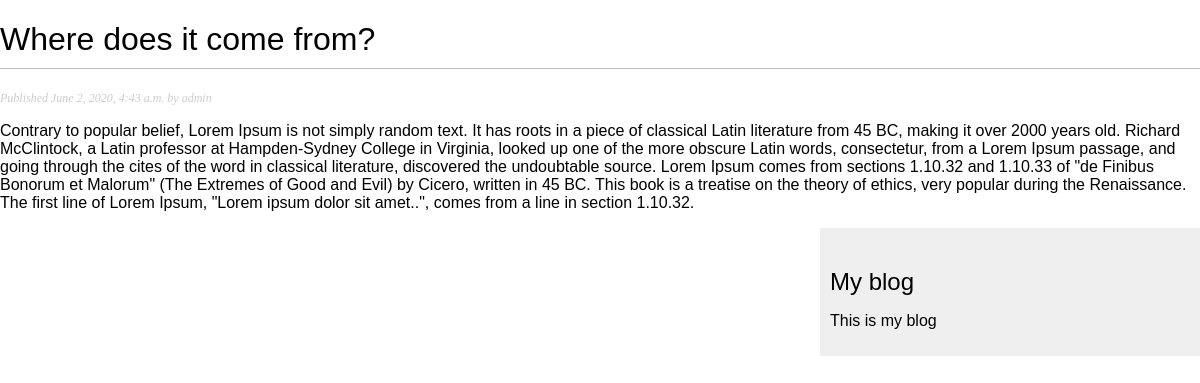
The page /myblog/2020/6/2/where-does-it-come/ on the database its author committed.
### myblog/models.py (models this page shows, shortened)
class Post(models.Model):
	STATUS_CHOICES = (('draft','Draft'), ('published','Published'),)
	title = models.CharField(max_length=250)
	slug = models.SlugField(max_length=250, unique_for_date='publish')
	author = models.ForeignKey(User, on_delete= models.CASCADE, related_name='blog_posts')
	body = models.TextField()
	publish = models.DateTimeField(default=timezone.now)
	created = models.DateTimeField(auto_now_add = True)
	updated = models.DateTimeField(auto_now=True)
	status = models.CharField(max_length=10, choices=STATUS_CHOICES, default='draft')
	class Meta:
		ordering = ('-publish',)
	objects = models.Manager()
	published = PublishedManager()

### myblog/views.py (the view)
# urls.py: path('<int:year>/<int:month>/<int:day>/<slug:post>/', views.post_detail, name='post_detail')
def post_detail(request, year, month, day, post):
    post = get_object_or_404(Post,  slug=post, status='published', publish__year=year,
                            publish__month=month, publish__day=day)
    return render(request, 'myblog/post/detail.html', {'post': post})

### myblog/templates/myblog/post/detail.html (shortened to what this page needs)
{% extends "myblog/base.html" %}
{% block content %}
  <h1>{{post.title}}</h1>
  <p class="date">Published {{post.publish}} by {{post.author}}</p>
  {{ post.body|linebreaks }}
{% endblock content %}

### myblog/static/css/blog.css (style rules this page uses)
body { margin:0; padding:0; font-family:helvetica, sans-serif; }
h1 { font-weight:normal; border-bottom:1px solid #bbb; padding:0 0 10px 0; }
p.date { color:#ccc; font-family: georgia, serif; font-size: 12px; font-style: italic; }

### rows shown on the page
Post: title "Where does it come from?", publish "June 2, 2020, 4:43 a.m.", author "admin", body "Contrary to popular belief, Lorem Ipsum is not simply random text. It has roots in a piece of classical Latin literature from 45 BC, making it over 2000 years old. Richard McClintock, a Latin professor at Hampden-Sydney College in Virginia, looked up one of the more obscure Latin words, consectetur, from a Lorem Ipsum passage, and going through the cites of the word in classical literature, discovered the undoubtable source. Lorem Ipsum comes from sections 1.10.32 and 1.10.33 of \"de Finibus Bonorum et Malorum\" (The Extremes of Good and Evil) by Cicero, written in 45 BC. This book is a treatise on the theory of ethics, very popular during the Renaissance. The first line of Lorem Ipsum,…"
